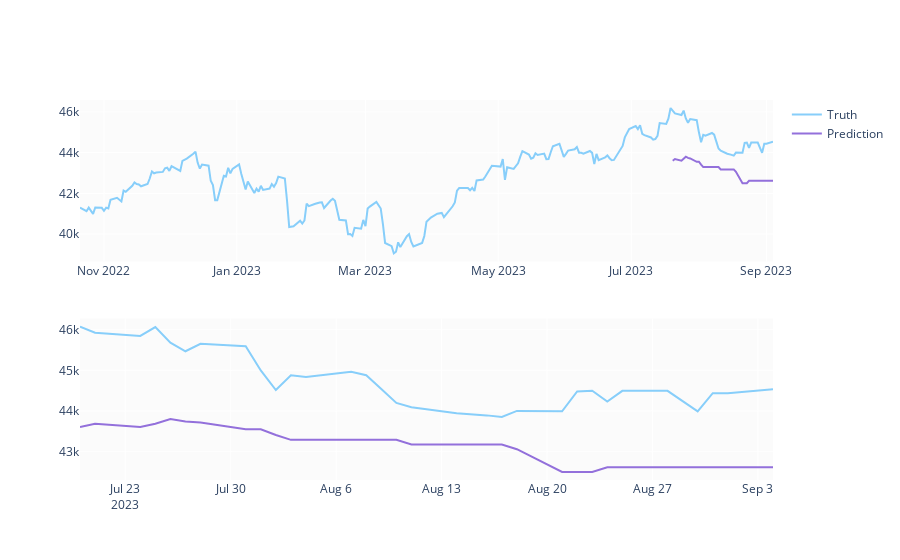

Notebook code for this chart:
### Code cell
predicted_prices = df.loc[test_split_idx+1:].copy()
predicted_prices['Close'] = y_pred

fig = make_subplots(rows=2, cols=1)
fig.add_trace(go.Scatter(x=df.Date, y=df.Close,
                         name='Truth',
                         marker_color='LightSkyBlue'), row=1, col=1)

fig.add_trace(go.Scatter(x=predicted_prices.Date,
                         y=predicted_prices.Close,
                         name='Prediction',
                         marker_color='MediumPurple'), row=1, col=1)

fig.add_trace(go.Scatter(x=predicted_prices.Date,
                         y=y_test,
                         name='Truth',
                         marker_color='LightSkyBlue',
                         showlegend=False), row=2, col=1)

fig.add_trace(go.Scatter(x=predicted_prices.Date,
                         y=y_pred,
                         name='Prediction',
                         marker_color='MediumPurple',
                         showlegend=False), row=2, col=1)

fig.show()
